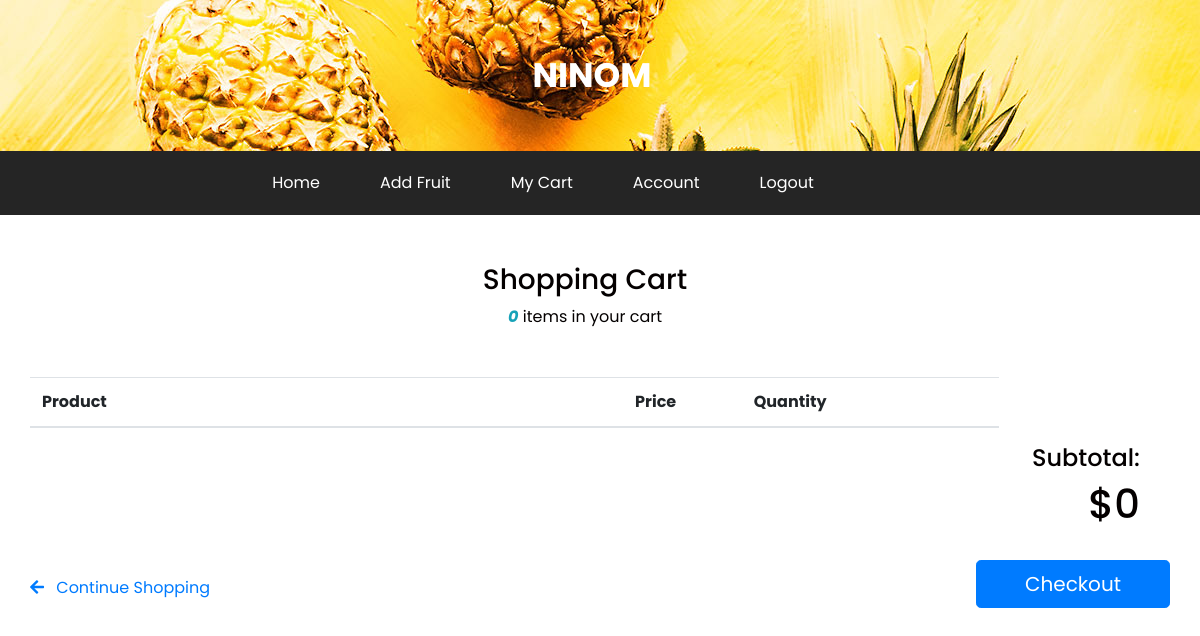
The page /cart/ (signed in) on the database as committed earlier.
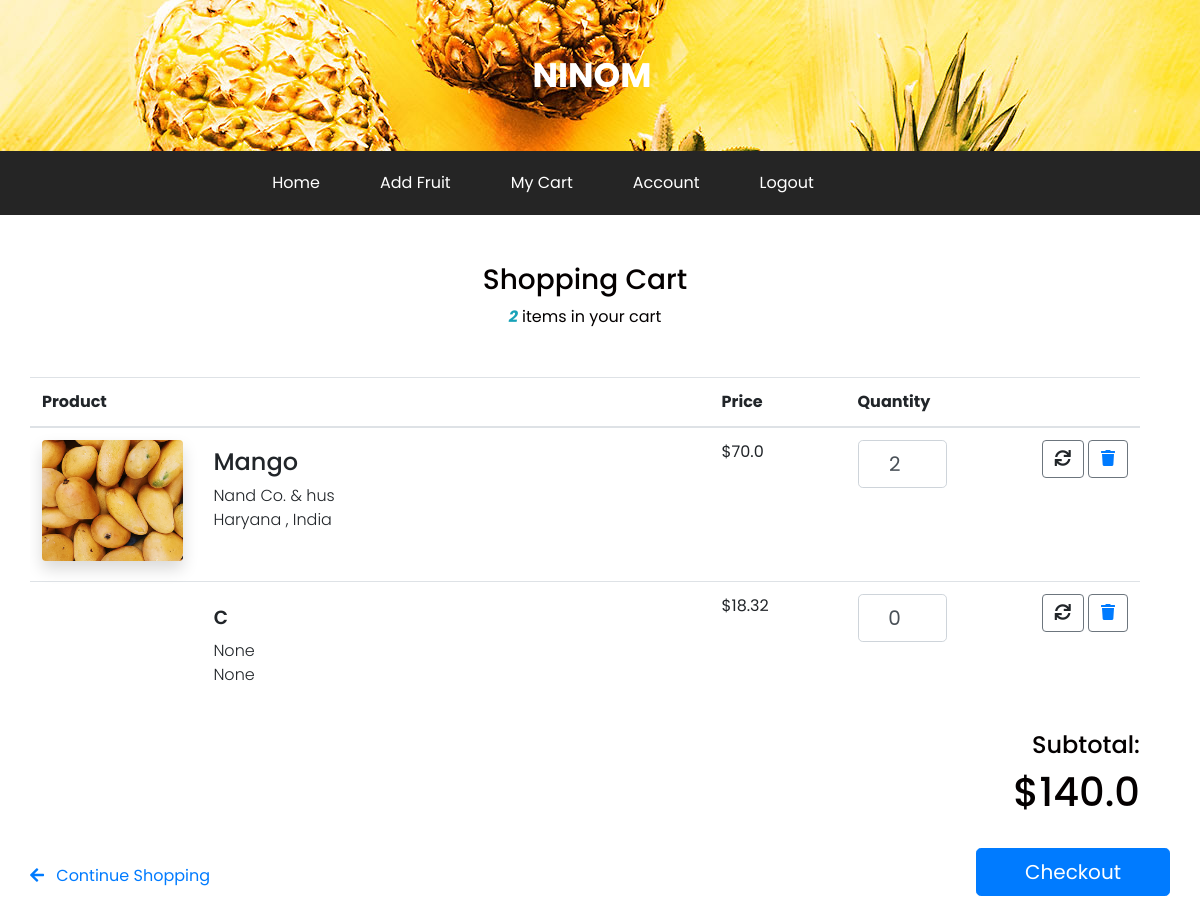
The same page on the database as committed later.
### products/models.py (models this page shows, shortened)
class Product(models.Model):
    owner = models.ForeignKey("users.Profile",on_delete=models.CASCADE,null=True,blank=True)
    fruit_name=models.CharField(max_length=200,blank=True,null=True)
    company_name=models.CharField(max_length=500,blank=True,null=True)
    location = models.CharField(max_length=500,blank=True,null=True)
    price=models.FloatField(blank=True,null=True)
    featured_image=models.ImageField(null=True,blank=True,default="default.jpg")
    quantity = models.IntegerField(blank=True,null=True,default=0)
    created =models.DateTimeField(auto_now_add=True)
    id= models.UUIDField(default=uuid.uuid4, editable=False, primary_key=True,unique=True)
    @property
    def getTotal(self):
        grand = (self.price) * (self.quantity)
        return grand

### products/views.py (the view)
# urls.py: path('cart/',views.myCart,name="cart"),
@login_required(login_url='login')
def myCart(request):
    profile = request.user.profile
    fruits = Product.objects.filter(owner=profile)
    total_fruits = fruits.__len__()
    subtotal = 0
    for fruit in fruits:
        subtotal += fruit.getTotal
    context={'fruits':fruits,'total_fruits':total_fruits,'subtotal':subtotal}
    return render(request,'products/user-cart.html', context)

### products/templates/products/user-cart.html
{% extends 'main.html' %}
{% block content %}
<section class="pt-5 pb-5">
    <div class="container">
      <div class="row w-100">
          <div class="col-lg-12 col-md-12 col-12">
              <h3 class="display-5 mb-2 text-center">Shopping Cart</h3>
              <p class="mb-5 text-center">
                  <i class="text-info font-weight-bold">{{total_fruits}}</i> items in your cart</p>
              <table id="shoppingCart" class="table table-condensed table-responsive">
                  <thead>
                      <tr>
                          <th style="width:60%">Product</th>
                          <th style="width:12%">Price</th>
                          <th style="width:10%">Quantity</th>
                          <th style="width:16%"></th>
                      </tr>
                  </thead>
                  <tbody>
                    {% for fruit in fruits %}
                      <tr>
                          <td data-th="Product">
                              <div class="row">
                                  <div class="col-md-3 text-left">
                                      <img src="{{fruit.featured_image.url}}" alt="" class="img-fluid d-none d-md-block rounded mb-2 shadow ">
                                  </div>
                                  <div class="col-md-9 text-left mt-sm-2">
                                      <h4>{{fruit.fruit_name}}</h4>
                                      <p class="font-weight-light">{{fruit.company_name}} <br> {{fruit.location}}</p>
                                  </div>
                              </div>
                          </td>
                          <td data-th="Price">${{fruit.price}}</td>
                          <td data-th="Quantity">
                              <input type="number" class="form-control form-control-lg text-center" value="{{fruit.quantity}}">
                          </td>
                          <td class="actions" data-th="">
                              <div class="text-right">
                                  <button class="btn btn-white border-secondary bg-white btn-md mb-2">
                                      <i class="fas fa-sync refresh data-fruid={{fruit.id}}"></i>
                                  </button>
                                  <button  class="btn btn-white border-secondary bg-white btn-md mb-2">
                                     <a href="{% url 'delete' fruit.id %}"><i class="fas fa-trash delete"></i></a>
                                  </button>
                              </div>
                          </td>
                      </tr>
                      {% endfor %}
                  </tbody>
              </table>
              <div class="float-right text-right">
                  <h4>Subtotal:</h4>
                  <h1>${{subtotal}}</h1>
              </div>
          </div>
      </div>
      <div class="row mt-4 d-flex align-items-center">
          <div class="col-sm-6 order-md-2 text-right">
              <a href="catalog.html" class="btn btn-primary mb-4 btn-lg pl-5 pr-5">Checkout</a>
          </div>
          <div class="col-sm-6 mb-3 mb-m-1 order-md-1 text-md-left">
              <a href="{% url 'products' %}">
                  <i class="fas fa-arrow-left mr-2"></i> Continue Shopping</a>
          </div>
      </div>
  </div>
  </section>
{% endblock content %}

### templates/main.html (shortened to what this page needs)
{% load static %}
<!DOCTYPE html>
<html>
<head>
  <link rel="stylesheet" type="text/css" href="https://cdnjs.cloudflare.com/ajax/libs/OwlCarousel2/2.1.3/assets/owl.carousel.min.css" />
  <link rel="stylesheet" type="text/css" href="{% static 'styles/bootstrap.css' %}" />
  <link href="{% static 'styles/style.css' %}" rel="stylesheet" />
  <link href="{% static 'styles/responsive.css' %}" rel="stylesheet" />
  <link rel="stylesheet" href="https://use.fontawesome.com/releases/v5.15.4/css/all.css"/>
</head>
<body  class="sub_page">
    {% include 'nav.html' %}
    {% block content %}
    {% endblock content %}
</body>
</html>

### templates/nav.html (shortened to what this page needs)
<div class="hero_area">
  <div class="brand_box">
    <a class="navbar-brand" href="index.html">
      <span>
        Ninom
      </span>
    </a>
  </div>
</div>
<section class="nav_section">
    <div class="container">
      <div class="custom_nav2">
        <nav class="navbar navbar-expand custom_nav-container ">
          <div class="collapse navbar-collapse" id="navbarSupportedContent">
            <div class="d-flex  flex-column flex-lg-row align-items-center">
              <ul class="navbar-nav  ">
                <li class="nav-item active">
                  <a class="nav-link" href="{% url 'products' %}">Home <span class="sr-only">(current)</span></a>
                </li>
                <li class="nav-item">
                  <a class="nav-link" href="{% url 'add-product' %}">Add Fruit</a>
                </li>
                <li class="nav-item">
                  <a class="nav-link" href="{% url 'cart' %}">My Cart</a>
                </li>
                <li class="nav-item">
                  <a class="nav-link" href="{% url 'profile' %}">Account</a>
                </li>
                {% if user.is_authenticated %}
                <li class="nav-item">
                  <a class="nav-link" href="{% url 'logout' %}">Logout</a>
                </li>
                {% else %}
                <li class="nav-item">
                  <a class="nav-link" href="{% url 'login' %}">Login</a>
                </li>
                {% endif %}
              </ul>
              <form class="form-inline my-2 my-lg-0 ml-0 ml-lg-4 mb-3 mb-lg-0">
                <button class="btn  my-2 my-sm-0 nav_search-btn" type="submit"></button>
              </form>
            </div>
          </div>
        </nav>
      </div>
    </div>
  </section>

### static/styles/style.css (style rules this page uses)
body { font-family: "Poppins", sans-serif; color: #040000; background-color: #ffffff; }
.sub_page .brand_box { position: relative; background-image: url(../images/slider-img.jpg); padding: 45px 0; }
.sub_page .nav_section { margin-top: 0; background-color: #252525; }
.brand_box { position: absolute; top: 0; left: 0; z-index: 9; width: 100%; display: -webkit-box; display: -ms-flexbox; display: flex; -webkit-box-pack: center; -ms-flex-pack: center; justify-content: center; }
.brand_box .navbar-brand span { font-size: 34px; font-weight: bold; color: #ffffff; text-transform: uppercase; }
a, a:hover, a:focus { text-decoration: none; }
.btn, .btn:focus { outline: none !important; -webkit-box-shadow: none; box-shadow: none; }
.custom_nav-container { z-index: 99999; padding: 15px 0; }
.custom_nav-container .nav_search-btn { margin: auto; }
.nav_section { margin-top: -32px; }
.nav_section .custom_nav2 .custom_nav-container { padding: 10px 0; background-color: #252525; border-radius: 5px; }
.nav_section .custom_nav2 .custom_nav-container .navbar-nav .nav-item .nav-link { padding: 10px 30px; color: #ffffff; text-align: center; position: relative; }
.nav_section .custom_nav2 #navbarSupportedContent { -webkit-box-pack: center; -ms-flex-pack: center; justify-content: center; }
.nav_section .custom_nav-container .nav_search-btn { background-image: url(../images/search-icon.png); background-size: 18px; background-repeat: no-repeat; width: 35px; height: 35px; padding: 0; border: none; margin: 0 40px 0 15px; background-position: center; }

### static/styles/responsive.css (style rules this page uses)
@media (min-width: 1200px) { .container { max-width: 1170px; } }

Rows that differ between the two databases and show on the page:
now on this page (row edited): Product: featured_image (picture), fruit_name "Mango", company_name "Nand Co. & hus", location "Haryana , India", price "70.0", quantity "2"
added Product: fruit_name "c", company_name "None", location "None", price "18.32", quantity "0"
Other text that changed with them:
{{ total_fruits }}: "0" → "2"
{{ subtotal }}: "0" → "140.0"
